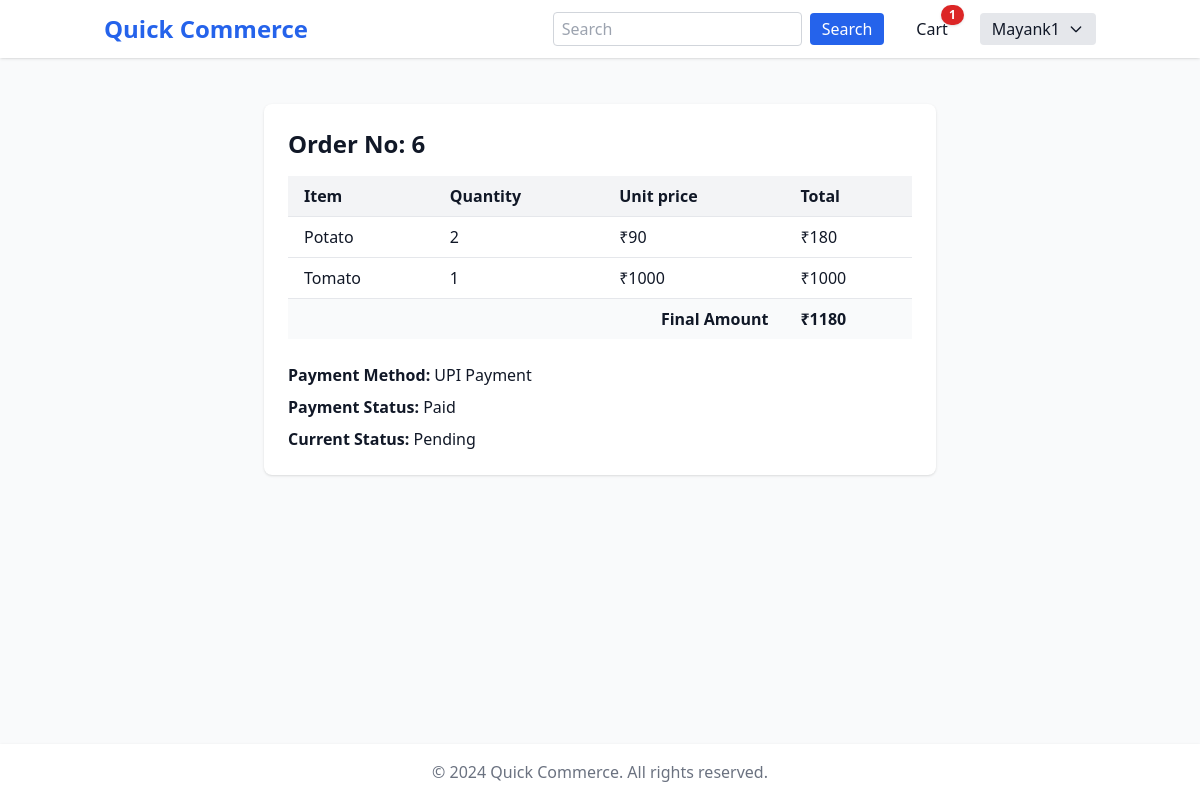
/orders/12/ (signed in), run on the app's committed database.
### orders/models.py (models this page shows, shortened)
class Order(models.Model):
    user = models.ForeignKey(User,on_delete=models.CASCADE)
    order_no = models.IntegerField(blank=True)
    total = models.IntegerField(blank = True)
    status = models.CharField(max_length=16, choices=status_choices,default='pending')
    created_at = models.DateTimeField(auto_now_add=True)
    updated_at = models.DateTimeField(auto_now=True)
    order_items = models.ManyToManyField(Order_Item)
    checkout = models.ForeignKey(Checkout,on_delete=models.CASCADE,null=True)
    dark_store = models.ForeignKey(Dark_Store,on_delete=models.CASCADE,default=get_initial)

class Order_Item(models.Model):
    user = models.ForeignKey(User,on_delete=models.CASCADE)
    product = models.ForeignKey(Product,on_delete=models.CASCADE)
    quantity = models.IntegerField()
    price = models.IntegerField(blank=True)

### products/models.py (models this page shows, shortened)
class Product(models.Model):
    subcategory = models.ForeignKey(Product_subcategory, on_delete=models.SET_DEFAULT, default=get_default_subcategory)
    title = models.CharField(max_length=1000)
    desc = models.TextField()
    price = models.IntegerField()
    image = models.ImageField(upload_to="product_images",null=True)

### checkout/models.py (models this page shows, shortened)
class Checkout(models.Model):
    user = models.ForeignKey(User,on_delete=models.CASCADE)
    total = models.IntegerField(blank=True,null=True)
    shipping_address = models.TextField()
    phone = models.CharField(max_length=15)
    created_at = models.DateTimeField(auto_now_add=True)
    payment_method = models.CharField(max_length=50, choices=payment_choices)
    payment_status = models.CharField(max_length = 20 , choices = payment_status_choices, default = 'pending')

### orders/views.py (the view)
# urls.py: path("<int:orderid>/",views.order_page,name="order_page"),
@login_required
def order_page(request,orderid):
    inst = Order.objects.filter(user=request.user, id = orderid).first()
    if inst:
        items = inst.order_items.all()
        temp=[]
        for item in items:
            temp+=[[item,item.quantity*item.price]]
        ctx = {"order":inst,"items":temp}
        return render(request,"orders/order_page.html",ctx)
    else:
        return render(request,"orders/order_page.html")

### cart/templatetags/custom_tags.py (called while the page is built)
@register.simple_tag(takes_context=True)
def cart_count(context):
    inst = Cart_Item.objects.filter(user = context['request'].user)
    count = 0
    for item in inst:
        count += item.quantity  # Sum the quantity of each item
    return count

### templates/orders/order_page.html (shortened to what this page needs)
{% extends "base.html" %}
{% block content %}
{% if order %}
  <div class="max-w-2xl mx-auto bg-white dark:bg-gray-900 rounded-lg shadow p-6 mt-6">
    <h1 class="text-2xl font-bold mb-4">Order No: {{order.order_no}}</h1>
    <div class="overflow-x-auto">
      <table class="min-w-full divide-y divide-gray-200 dark:divide-gray-700">
        <thead class="bg-gray-100 dark:bg-gray-800">
          <tr>
            <th class="px-4 py-2 text-left font-semibold">Item</th>
            <th class="px-4 py-2 text-left font-semibold">Quantity</th>
            <th class="px-4 py-2 text-left font-semibold">Unit price</th>
            <th class="px-4 py-2 text-left font-semibold">Total</th>
          </tr>
        </thead>
        <tbody class="bg-white dark:bg-gray-900">
          {% for item,totals in items %}
          <tr class="border-b dark:border-gray-800">
            <td class="px-4 py-2">{{item.product.title}}</td>
            <td class="px-4 py-2">{{item.quantity}}</td>
            <td class="px-4 py-2">₹{{item.price}}</td>
            <td class="px-4 py-2">₹{{totals}}</td>
          </tr>
          {% endfor %}
          <tr class="bg-gray-50 dark:bg-gray-800 font-bold">
            <td colspan="3" class="px-4 py-2 text-right">Final Amount</td>
            <td class="px-4 py-2">₹{{order.total}}</td>
          </tr>
        </tbody>
      </table>
    </div>
    <div class="mt-6 space-y-2">
      <h3 class="font-semibold">Payment Method: <span class="font-normal">{{order.checkout.get_payment_method_display}}</span></h3>
      <h3 class="font-semibold">Payment Status: <span class="font-normal">{{order.checkout.get_payment_status_display}}</span></h3>
      <h3 class="font-semibold">Current Status: <span class="font-normal">{{order.get_status_display}}</span></h3>
    </div>
  </div>
{% else %}
  <h1 class="text-2xl font-bold text-center mt-12">No such order ID <a href="{% url 'products' %}" class="text-blue-600 dark:text-blue-400 underline">Buy something now.</a></h1>
{% endif %}
{% endblock %}

### templates/base.html (shortened to what this page needs)
{% load custom_tags %}
<!DOCTYPE html>
<html lang="en" x-data="{ darkMode: localStorage.getItem('darkMode') === 'true', mobileMenu: false }" x-init="$watch('darkMode', val => localStorage.setItem('darkMode', val))" :class="{ 'dark': darkMode }">
<head>
    <script src="https://cdn.tailwindcss.com"></script>
</head>
<body class="bg-gray-50 dark:bg-gray-900 text-gray-900 dark:text-gray-100 min-h-screen flex flex-col">
    <nav class="bg-white dark:bg-gray-800 shadow fixed top-0 left-0 w-full z-50">
        <div class="container mx-auto px-4 py-3 flex justify-between items-center">
            <a href="/" class="text-2xl font-bold text-blue-600 dark:text-blue-400">Quick Commerce</a>
            <div class="hidden md:flex items-center gap-4">
                <form class="flex items-center" role="search" method="GET" action="{% url 'search' %}">
                    <input class="rounded px-2 py-1 border border-gray-300 dark:bg-gray-700 dark:text-gray-100" type="search" placeholder="Search" aria-label="Search" name="searchvalue">
                    <button class="ml-2 px-3 py-1 bg-blue-600 text-white rounded hover:bg-blue-700 transition" type="submit">Search</button>
                </form>
                {% if user.is_authenticated %}
                    {% cart_count as count %}
                {% endif %}
                <div class="relative flex flex-col items-center ml-4">
                    <a href="/cart/" class="hover:text-blue-500 dark:hover:text-blue-300 relative">
                        {% if user.is_authenticated and count > 0 %}
                            <span class="absolute -top-3 -right-4 bg-red-600 text-white text-xs font-bold px-2 py-0.5 rounded-full shadow">{{ count }}</span>
                        {% endif %}
                        Cart
                    </a>
                </div>
                {% if user.is_authenticated %}
                <div class="relative group ml-4" x-data="{ open: false }">
                    <button @click="open = !open" class="px-3 py-1 bg-gray-200 dark:bg-gray-700 rounded flex items-center gap-2 focus:outline-none">
                        <span>{{ user.username }}</span>
                        <svg class="w-4 h-4" fill="none" stroke="currentColor" viewBox="0 0 24 24"><path stroke-linecap="round" stroke-linejoin="round" stroke-width="2" d="M19 9l-7 7-7-7"/></svg>
                    </button>
                </div>
                {% else %}
                <a class="ml-2 px-3 py-1 bg-green-600 text-white rounded hover:bg-green-700 transition" href="{% url 'account_login' %}">Login</a>
                <a class="ml-2 px-3 py-1 bg-yellow-400 text-black rounded hover:bg-yellow-500 transition" href="{% url 'account_signup' %}">Register</a>
                {% endif %}
            </div>
        </div>
                {% if user.is_authenticated %}
                    {% cart_count as count %}
                {% endif %}
    </nav>
    <main class="flex-1 container mx-auto px-4 py-8 pt-20">
        {% block content %}{% endblock %}
    </main>
    <footer class="bg-white dark:bg-gray-800 shadow mt-8">
        <div class="container mx-auto px-4 py-4 text-center text-gray-500 dark:text-gray-400">
            &copy; {{ year|default:2024 }} Quick Commerce. All rights reserved.
        </div>
    </footer>
</body>
</html>

### data on the page
Order: order_no "6", total "1180", checkout.payment_method "UPI Payment", checkout.payment_status "Paid", status "Pending"
Order_Item: product "Potato", quantity "2", price "90", totals "180"
Order_Item: product "Tomato", quantity "1", price "1000"

### other printed values
{{ count }} "1"
{{ user.username }} "Mayank1"
{{ year|default:2024 }} "2024"
